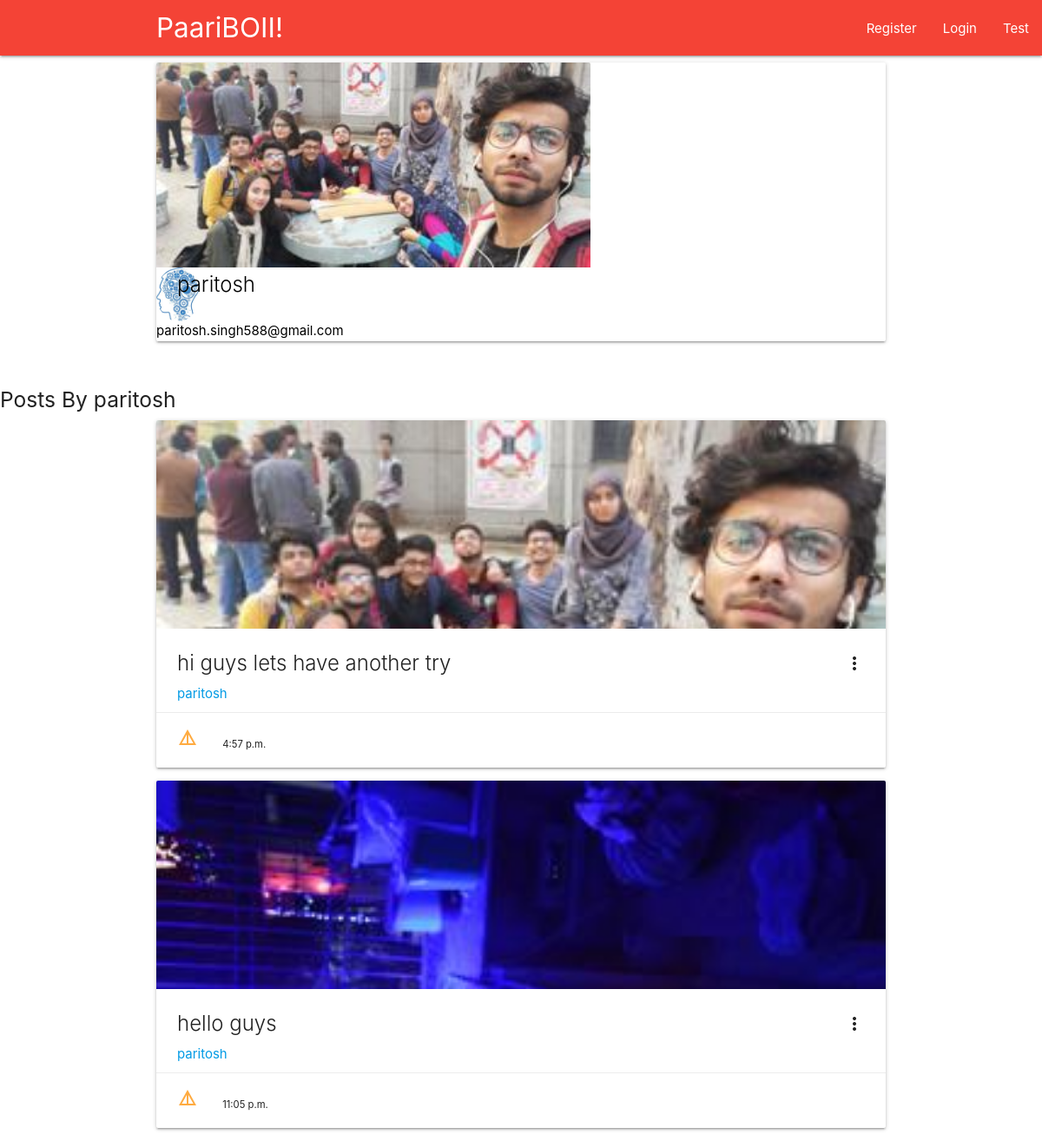
/profile/1, run on an earlier commit of the app's database.
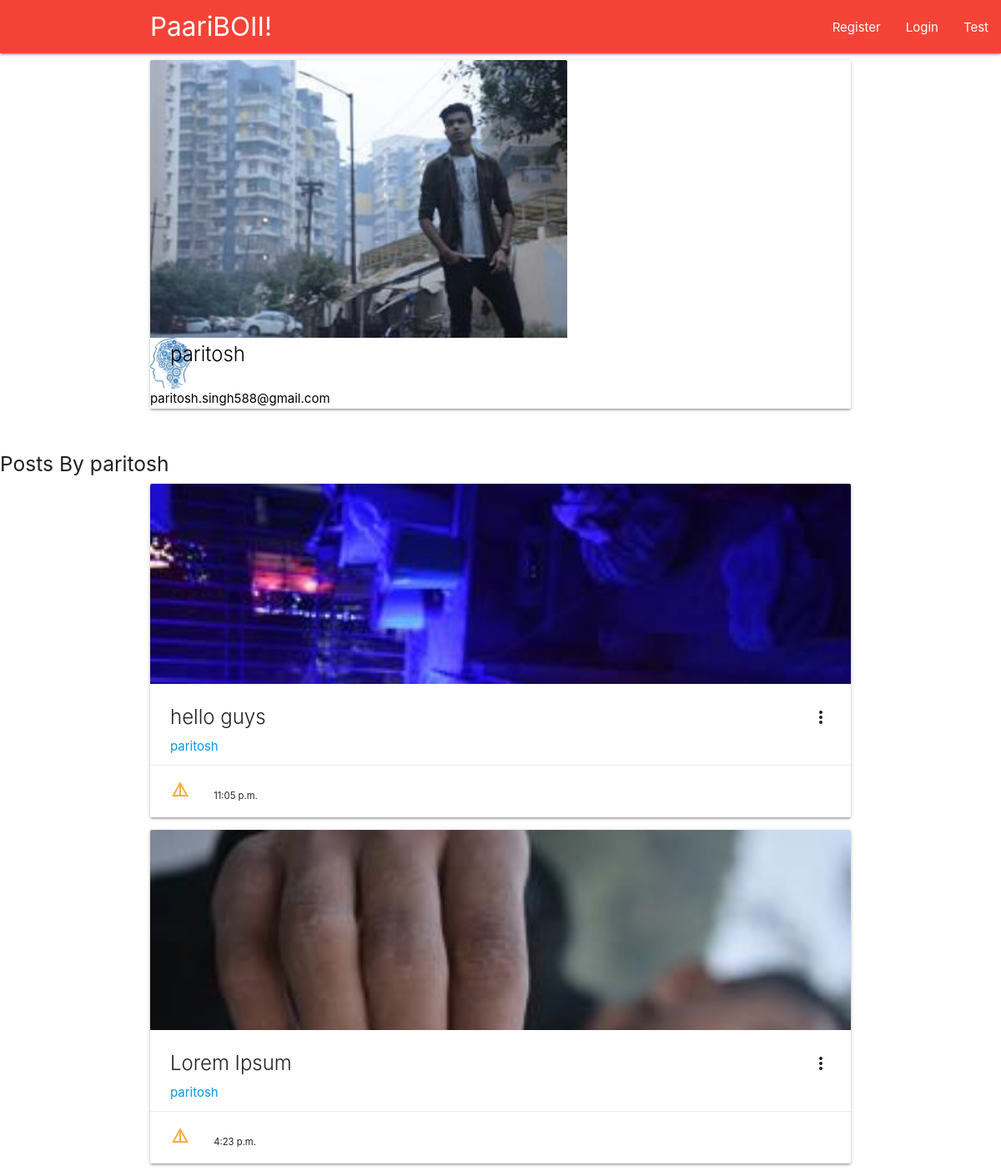
And on a later commit of the database.
### network/models.py (models this page shows, shortened)
class Profile(models.Model):
    user = models.OneToOneField(User, on_delete = models.CASCADE, default =1)
    image = models.ImageField(default ='default_profile.jpg', upload_to ='profile_pics')
    profile_cover = models.ImageField(default='default_cover_pic.jpg', upload_to='cover_pics')
    bio = models.TextField(max_length = 288, blank= True)

class Post(models.Model):
    title = models.CharField(max_length = 100)
    content = models.TextField()
    created_on = models.TimeField(auto_now = True)
    author = models.ForeignKey(User, on_delete = models.CASCADE,)
    image = models.ImageField(default = 'default.jpg',upload_to = 'post_pics',)

### network/views.py (the view)
# urls.py: path('profile/<int:pk>',user_views.ProfileDetail.as_view(),name = 'profile_detail'),
class ProfileDetail(DetailView):
    model = Profile
    def get_context_data(self, **kwargs):
        context = super().get_context_data(**kwargs)
        context['posts'] = Post.objects.all()
        return context

### network/templates/network/profile_detail.html (shortened to what this page needs)
{% extends "network/base.html"%}
{% block content %}
<div class = "container">
    <div class="col s12 m7 l3">
        <div class="card">
          <div class="card-image">
              <img src="{{ object.profile_cover.url }}" class="background" style="width:500px; hieght:500px">
              <a href="#user"><img  style="border-radius: 50%;width:50px; hieght:50px" src="{{ object.image.url }}"></a>
              <a href="#name"><span class="black-text name card-title" >{{ object.user.username}}</span></a>
        </div>
            <a href="#email"><span class="black-text email">{{ object.user.email }}</span></a>
    </div>
</div>
    </div>
    <br>
    <h5>Posts By {{ object.user.username}}</h5>
    <div class="container col s12 m7 l3">
     {% for post in posts %}
     {% if object.user == post.author%}
            <div class = "col s12 m6 l4">
                <div class="card medium">
                    <div class="card-image waves-effect waves-block waves-light">
                        <img class="activator" src="{{post.image.url}}">
                    </div>
                    <div class="card-content">
                        <span class="card-title activator grey-text text-darken-4">{{post.title}}
                            <i href= "#" class="material-icons right tooltipped" data-position="bottom" data-tooltip="Open Card">more_vert</i></span>
                        <p><a href="{% url 'network:profile_detail' post.author.profile.id %}">{{post.author.username}}</a></p>
                        <br>
                        <p class = "card-action"><a href = "{% url 'network:post_detail' post.id %}"><i class = "material-icons">details</i></a>
                        <small class = ".bottomleft">{{ post.created_on}}</small>
                    </div>
                </div>
            </div>
            {% endif %}
            {% endfor %}
    </div>
{% endblock%}

### network/templates/network/base.html (shortened to what this page needs)
{% load static %}
<html>
<head>
        <link type="text/css" rel="stylesheet" href="{% static 'css/materialize.css'%}"  media="screen,projection"/>
</head>
<body>
    <nav class="red">
    <div class="nav-wrapper">
        <div class="container">
            <a href="{% url 'network:homepage'%}" data-target="slide-out" class="brand-logo">PaariBOII!</a>
        </div>
        <ul id="nav-mobile" class="right hide-on-med-and-down">
            {% if user.is_authenticated %}
            <li><a class="waves-effect" href="{% url 'network:profile_detail' user.profile.id %}">{{ user.username }}</a></li>
            <li><a class="waves-effect" href="#AboutPage">About</a></li>
            <li><a class="waves-effect" href="{% url 'network:logout'%}?next=/" on onclick="M.toast({html: 'logged out'})">Logout</a></li>
            {% else%}
            <li><a class="waves-effect" href="{% url 'network:register'%}">Register</a></li>
            <li><a class="waves-effect" href="{% url 'network:login'%}">Login</a></li>
            <li><a class="waves-effect" href = "{% url 'network:test_view'%}">Test</a></li>
            {% endif %}
        </ul>
    </div>
    </nav>
        {% block content %}
        {% endblock %}
</body>
</html>

What changed in the data, as far as the page shows it:
removed Post: image (picture), title "hi guys lets have another try", author.username "paritosh", created_on "4:57 p.m."
changed Profile "paritosh": profile_cover: a different picture
added Post: image (picture), title "Lorem Ipsum", author.username "paritosh", created_on "4:23 p.m."
